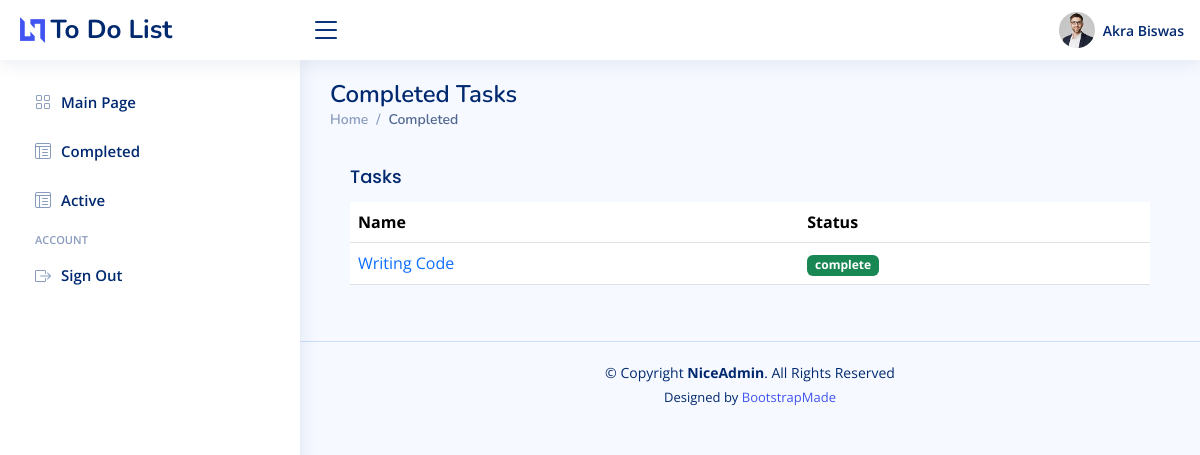
The page /todolist/display/complete (signed in) on the database as committed earlier.
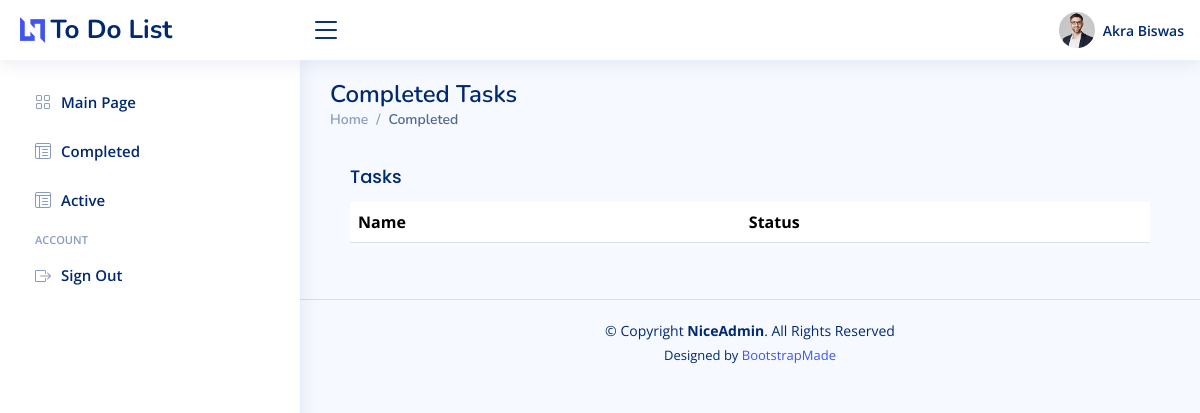
The same page on the database as committed later.
### ToDoList/models.py (models this page shows, shortened)
class Task(models.Model):
    name = models.CharField(max_length=150)
    time = models.DurationField(null=True)
    status_choices = [
        ("pending","pending"),
        ("complete","complete"),
        ("overdue","overdue"),
    ]
    status = models.CharField(max_length=20,choices=status_choices,default="pending")
    user_id = models.ForeignKey(User, on_delete=models.CASCADE, default=None)
    updated_at = models.DateTimeField(auto_now=True)

### ToDoList/views.py (the view)
# urls.py: path("display/<str:display_type>",views.display,name="display"),
def display(request, display_type):
    config = {}
    user_data = get_user_data(request)
    tasks = Task.objects.filter(user_id = user_data, status = display_type)
    config['display_type'] = "Completed" if display_type == "complete" else "Active"
    config['user'] = f"{user_data.first_name} {user_data.last_name}"
    config['tasks'] = tasks
    return render(request,"display.html",config)

### ToDoList/utils.py (called while the page is built)
def get_user_data(request):
    return User.objects.get(id = get_auth_from_session(request))

### authentication/utils.py (called while the page is built)
def get_auth_from_session(request):
    return request.session['user']

### ToDoList/templates/display.html (shortened to what this page needs)
{% extends "index.html" %}
{% block content %}
    <main id="main" class="main">
        <div class="pagetitle">
            <h1>{{display_type}} Tasks</h1>
            <nav>
            <ol class="breadcrumb">
                <li class="breadcrumb-item"><a href="{% url 'index'%}">Home</a></li>
                <li class="breadcrumb-item active">{{display_type}}</li>
            </ol>
            </nav>
        </div>
        <section class="section">
            <div class="row">
            <div class="col-12">
                <div class="card-body">
                  <h5 class="card-title">Tasks</h5>
                  <table class="table table-hover datatable">
                    <thead>
                      <tr>
                        <th scope="col">Name</th>
                        <th scope="col">Status</th>
                      </tr>
                    </thead>
                    <tbody>
                      {% for task in tasks %}
                            <tr>
                                <td><div class="text-primary">{{task.name}}</div></td>
                                <td><span class="badge {% if display_type == "Completed" %}bg-success{% else %}bg-warning{% endif %}">{{task.status}}</span></td>
                            </tr>
                      {% endfor %}
                    </tbody>
                  </table>
              </div>
            </div>
          </div>
          </section>
    </main>
{% endblock %}

### ToDoList/templates/index.html (shortened to what this page needs)
{% load static %}
<!DOCTYPE html>
<html lang="en">
<head>
  <link href="{% static 'assets/vendor/bootstrap/css/bootstrap.min.css'%}" rel="stylesheet">
  <link href="{% static 'assets/vendor/bootstrap-icons/bootstrap-icons.css'%}" rel="stylesheet">
  <link href="{% static 'assets/vendor/boxicons/css/boxicons.min.css'%}" rel="stylesheet">
  <link href="{% static 'assets/vendor/quill/quill.snow.css'%}" rel="stylesheet">
  <link href="{% static 'assets/vendor/quill/quill.bubble.css'%}" rel="stylesheet">
  <link href="{% static 'assets/vendor/remixicon/remixicon.css'%}" rel="stylesheet">
  <link href="{% static 'assets/vendor/simple-datatables/style.css'%}" rel="stylesheet">
  <link href="{% static 'assets/css/style.css'%}" rel="stylesheet">
</head>
<body>
  <header id="header" class="header fixed-top d-flex align-items-center">
    <div class="d-flex align-items-center justify-content-between">
      <a href="index.html" class="logo d-flex align-items-center">
        <img src="assets/img/logo.png" alt="">
        <span class="d-none d-lg-block">To Do List</span>
      </a>
      <i class="bi bi-list toggle-sidebar-btn"></i>
    </div>
    <nav class="header-nav ms-auto">
        <ul class="d-flex align-items-center">
            <li class="nav-item dropdown pe-3">
                <a class="nav-link nav-profile d-flex align-items-center pe-0" href="#" data-bs-toggle="dropdown">
                <img src="{% static 'assets/img/profile-img.jpg'%}" alt="Profile" class="rounded-circle">
                <span class="d-none d-md-block ps-2">{{user}}</span>
                </a>
            </li>
        </ul>
    </nav>
  </header>
  <aside id="sidebar" class="sidebar">
    <ul class="sidebar-nav" id="sidebar-nav">
      <li class="nav-item">
        <a class="nav-link collapsed" href="{% url 'index' %}">
          <i class="bi bi-grid"></i>
          <span>Main Page</span>
        </a>
      </li>
      <li class="nav-item">
        <a class="nav-link collapsed" href="{% url 'display' display_type='complete' %}">
            <i class="bi bi-layout-text-window-reverse"></i><span>
            <span>Completed</span>
        </a>
      </li>
      <li class="nav-item">
        <a class="nav-link collapsed" href="{% url 'display' display_type='pending' %}">
            <i class="bi bi-layout-text-window-reverse"></i><span>
            <span>Active</span>
        </a>
      </li>
      <li class="nav-heading">Account</li>
      <li class="nav-item">
        <a class="nav-link collapsed" href="{% url 'logout' %}">
            <i class="bi bi-box-arrow-right"></i><span>
            <span>Sign Out</span>
        </a>
      </li>
    </ul>
  </aside>
  {% block content %}{% endblock %}
  <footer id="footer" class="footer">
    <div class="copyright">
      &copy; Copyright <strong><span>NiceAdmin</span></strong>. All Rights Reserved
    </div>
    <div class="credits">
      Designed by <a href="https://bootstrapmade.com/">BootstrapMade</a>
    </div>
  </footer>
</body>
</html>

### static/assets/css/style.css (style rules this page uses)
:root { scroll-behavior: smooth; }
body { font-family: "Open Sans", sans-serif; background: #f6f9ff; color: #444444; }
a { color: #4154f1; text-decoration: none; }
h1, h2, h3, h4, h5, h6 { font-family: "Nunito", sans-serif; }
#main { margin-top: 60px; padding: 20px 30px; transition: all 0.3s; }
.pagetitle { margin-bottom: 10px; }
.pagetitle h1 { font-size: 24px; margin-bottom: 0; font-weight: 600; color: #012970; }
.card-title { padding: 20px 0 15px 0; font-size: 18px; font-weight: 500; color: #012970; font-family: "Poppins", sans-serif; }
.card-body { padding: 0 20px 20px 20px; }
.breadcrumb { font-size: 14px; font-family: "Nunito", sans-serif; color: #899bbd; font-weight: 600; }
.breadcrumb a { color: #899bbd; transition: 0.3s; }
.breadcrumb .breadcrumb-item::before { color: #899bbd; }
.breadcrumb .active { color: #51678f; font-weight: 600; }
.logo { line-height: 1; }
@media (min-width: 1200px) { .logo { width: 280px; } }
.logo img { max-height: 26px; margin-right: 6px; }
.logo span { font-size: 26px; font-weight: 700; color: #012970; font-family: "Nunito", sans-serif; }
.header { transition: all 0.5s; z-index: 997; height: 60px; box-shadow: 0px 2px 20px rgba(1, 41, 112, 0.1); background-color: #fff; padding-left: 20px; }
.header .toggle-sidebar-btn { font-size: 32px; padding-left: 10px; cursor: pointer; color: #012970; }
.header-nav ul { list-style: none; }
.header-nav>ul { margin: 0; padding: 0; }
.header-nav .nav-profile { color: #012970; }
.header-nav .nav-profile img { max-height: 36px; }
.header-nav .nav-profile span { font-size: 14px; font-weight: 600; }
.sidebar { position: fixed; top: 60px; left: 0; bottom: 0; width: 300px; z-index: 996; transition: all 0.3s; padding: 20px; overflow-y: auto; scrollbar-width: thin; scrollbar-color: #aab7cf transparent; box-shadow: 0px 0px 20px rgba(1, 41, 112, 0.1); background-color: #fff; }
@media (min-width: 1200px) { #main, #footer { margin-left: 300px; } }
.sidebar-nav { padding: 0; margin: 0; list-style: none; }
.sidebar-nav li { padding: 0; margin: 0; list-style: none; }
.sidebar-nav .nav-item { margin-bottom: 5px; }
.sidebar-nav .nav-heading { font-size: 11px; text-transform: uppercase; color: #899bbd; font-weight: 600; margin: 10px 0 5px 15px; }
.sidebar-nav .nav-link { display: flex; align-items: center; font-size: 15px; font-weight: 600; color: #4154f1; transition: 0.3; background: #f6f9ff; padding: 10px 15px; border-radius: 4px; }
.sidebar-nav .nav-link i { font-size: 16px; margin-right: 10px; color: #4154f1; }
.sidebar-nav .nav-link.collapsed { color: #012970; background: #fff; }
.sidebar-nav .nav-link.collapsed i { color: #899bbd; }
.footer { padding: 20px 0; font-size: 14px; transition: all 0.3s; border-top: 1px solid #cddfff; }
.footer .copyright { text-align: center; color: #012970; }
.footer .credits { padding-top: 5px; text-align: center; font-size: 13px; color: #012970; }

Rows that differ between the two databases and show on the page:
removed Task: name "Writing Code", status "complete"
